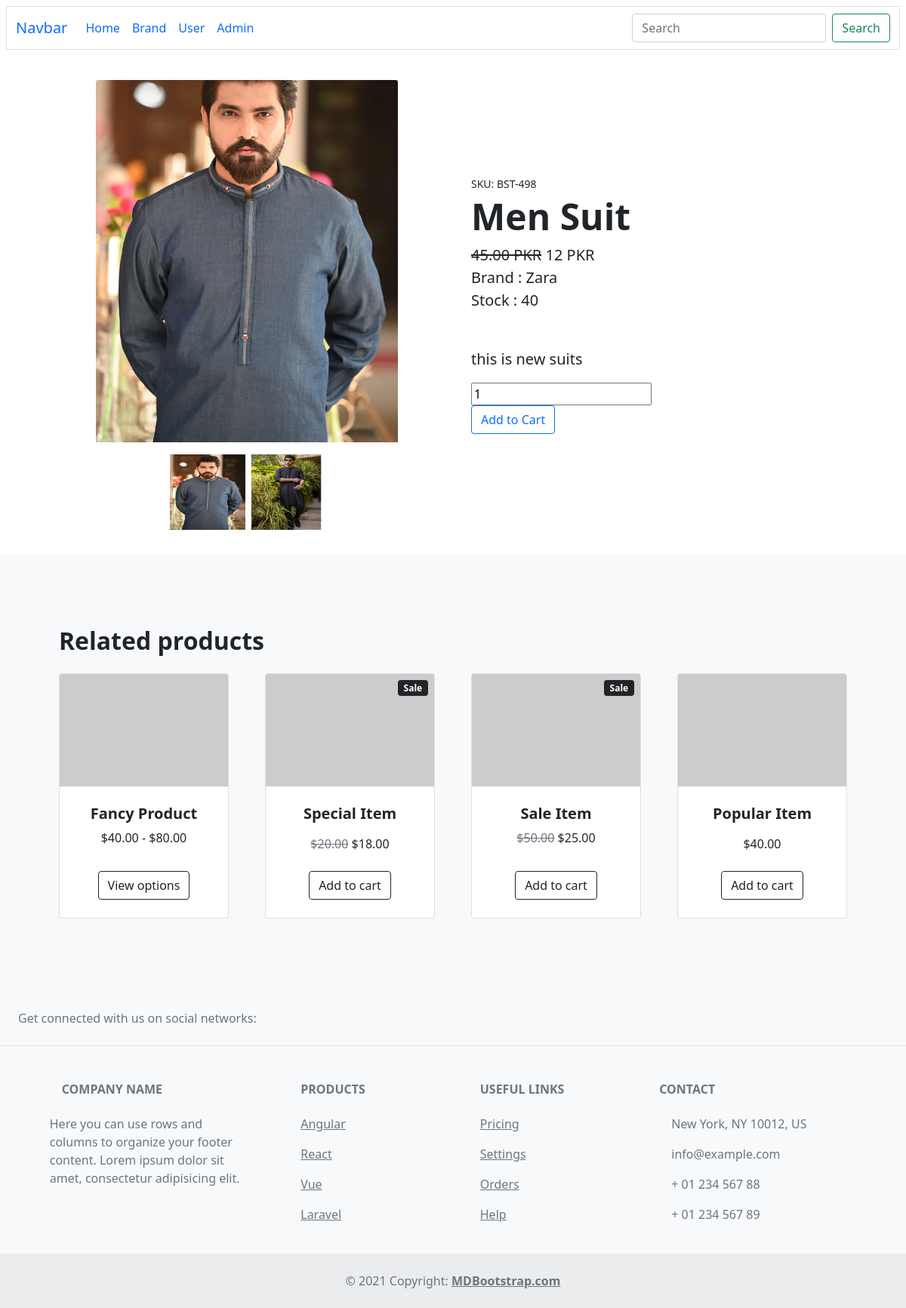
Page /get_single_product/men-suit on the committed database.
### app/models.py (models this page shows, shortened)
class PImage(models.Model):
    Product = models.ForeignKey(Product,on_delete=models.CASCADE)
    Product_Image = models.ImageField(upload_to='Product_Images/')
    def __str__(self):
        return self.Product.Product_Name

class Product(models.Model):
    Product_Name = models.CharField(max_length=40)
    Product_Price = models.CharField(max_length=20)
    Product_Category = models.CharField(max_length=20)
    Product_Description = models.TextField(max_length=50)
    Product_Stock = models.IntegerField(default=0)
    slug = models.SlugField(unique=True, null=True, blank=True)
    Product_Brand = models.ForeignKey(Brand, on_delete=models.CASCADE)

class Brand(models.Model):
    Brand_id = models.AutoField
    Brand_Name = models.CharField(max_length=20)
    Brand_Email = models.EmailField(null=True)
    Brand_Password = models.CharField(max_length=20,null=True)
    Brand_Address = models.TextField(null=True)
    Brand_City = models.CharField(max_length=25,null=True)
    Brand_State = models.CharField(max_length=20,null=True)
    Brand_Zip = models.CharField(max_length=15,null=True)
    Brands_Logo = models.ImageField(upload_to='Brands_Logo/',null=True)
    def __str__(self):
        return self.Brand_Name

### app/views.py (the view)
# urls.py: path('get_single_product/<slug>',views.get_single_product,name='get_single_product'),
def get_single_product(request,slug):
    product = Product.objects.get(slug=slug)
    FImage = PImage.objects.filter(Product=product).first
    productsImages = PImage.objects.filter(Product=product)
    print(productsImages)
    context = {'product': product, 'FeaturedImage': FImage, 'images': productsImages}
    return render(request, 'single_product.html', context=context)

### app/templates/single_product.html (shortened to what this page needs)
{% extends 'base.html' %}
{% block main_content %}
        <section class="py-3">
            <div class="container px-4 px-lg-5 my-3">
                <div class="row gx-4 gx-lg-5 align-items-center">
                    <div class="col-md-6 text-center">
                        <img class="card-img-top mb-5 mb-md-0" style="height: 30rem;width: 25rem; object-fit: cover" src="/media/{{FeaturedImage.Product_Image}}" alt="..." />
                        <div class="thumbs-wrap mt-3">
                          {% for image in images %}
                          <a href="#" class="item-thumb"> <img src="/media/{{image.Product_Image}}"  width="100" height="100"></a>
                          {% endfor %}
                        </div>
                    </div>
                    <div class="col-md-6">
                        <div class="small mb-1">SKU: BST-498</div>
                        <h1 class="display-5 fw-bolder">{{ product.Product_Name }}</h1>
                        <div class="fs-5 mb-5">
                            <span class="text-decoration-line-through">45.00 PKR</span>
                            <span>{{ product.Product_Price }} PKR</span><br>
                            <span>Brand : {{ product.Product_Brand }}</span><br>
                            <span>Stock : {{ product.Product_Stock }}</span>
                        </div>
                        <p class="lead">{{ product.Product_Description }}</p>
                        <form method="post" action="/add_to_cart/">
                            <div class="field has-addons flex">
                                <div class="control">
                                    <input type="number" name="quantity" value="1" class="input" min="1" id="">
                                </div>
                                <div class="control">
                                    <button class="btn  btn-outline-primary">Add to Cart</button>
                                </div>
                            </div>
                        </form>
                    </div>
                </div>
            </div>
        </section>
        <section class="py-5 bg-light">
            <div class="container px-4 px-lg-5 mt-5">
                <h2 class="fw-bolder mb-4">Related products</h2>
                <div class="row gx-4 gx-lg-5 row-cols-2 row-cols-md-3 row-cols-xl-4 justify-content-center">
                    <div class="col mb-5">
                        <div class="card h-100">
                            <img class="card-img-top" src="https://dummyimage.com/450x300/dee2e6/6c757d.jpg" alt="..." />
                            <div class="card-body p-4">
                                <div class="text-center">
                                    <h5 class="fw-bolder">Fancy Product</h5>
                                    $40.00 - $80.00
                                </div>
                            </div>
                            <div class="card-footer p-4 pt-0 border-top-0 bg-transparent">
                                <div class="text-center"><a class="btn btn-outline-dark mt-auto" href="#">View options</a></div>
                            </div>
                        </div>
                    </div>
                    <div class="col mb-5">
                        <div class="card h-100">
                            <div class="badge bg-dark text-white position-absolute" style="top: 0.5rem; right: 0.5rem">Sale</div>
                            <img class="card-img-top" src="https://dummyimage.com/450x300/dee2e6/6c757d.jpg" alt="..." />
                            <div class="card-body p-4">
                                <div class="text-center">
                                    <h5 class="fw-bolder">Special Item</h5>
                                    <span class="text-muted text-decoration-line-through">$20.00</span>
                                    $18.00
                                </div>
                            </div>
                            <div class="card-footer p-4 pt-0 border-top-0 bg-transparent">
                                <div class="text-center"><a class="btn btn-outline-dark mt-auto" href="#">Add to cart</a></div>
                            </div>
                        </div>
                    </div>
                    <div class="col mb-5">
                        <div class="card h-100">
                            <div class="badge bg-dark text-white position-absolute" style="top: 0.5rem; right: 0.5rem">Sale</div>
                            <img class="card-img-top" src="https://dummyimage.com/450x300/dee2e6/6c757d.jpg" alt="..." />
                            <div class="card-body p-4">
                                <div class="text-center">
                                    <h5 class="fw-bolder">Sale Item</h5>
                                    <span class="text-muted text-decoration-line-through">$50.00</span>
                                    $25.00
                                </div>
                            </div>
                            <div class="card-footer p-4 pt-0 border-top-0 bg-transparent">
                                <div class="text-center"><a class="btn btn-outline-dark mt-auto" href="#">Add to cart</a></div>
                            </div>
                        </div>
                    </div>
                    <div class="col mb-5">
                        <div class="card h-100">
                            <img class="card-img-top" src="https://dummyimage.com/450x300/dee2e6/6c757d.jpg" alt="..." />
                            <div class="card-body p-4">
                                <div class="text-center">
                                    <h5 class="fw-bolder">Popular Item</h5>
                                    $40.00
                                </div>
                            </div>
                            <div class="card-footer p-4 pt-0 border-top-0 bg-transparent">
                                <div class="text-center"><a class="btn btn-outline-dark mt-auto" href="#">Add to cart</a></div>
                            </div>
                        </div>
                    </div>
                </div>
            </div>
        </section>
{% endblock main_content %}

### rows in the picture
PImage: Product_Image (picture)
PImage: Product_Image (picture)
Product: Product_Name "Men Suit", Product_Price "12", Product_Brand "Zara", Product_Stock "40", Product_Description "this is new suits"
